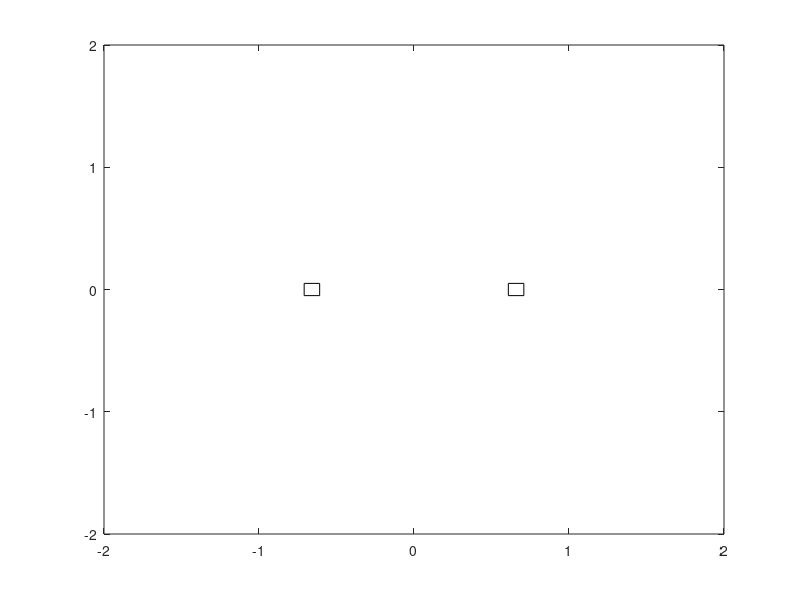

MATLAB code for this plot:
function harmonisch_zweimasseschwinger
    X0 = [-1;1;0;0]; 
    tspan = [0,15];
    [t,X] = ode45(@RechteSeite, tspan, X0);
    
    x1 = X(:,1);
    x2 = X(:,2);
    
    plot(t, x1, "r*", t, x2, "g*");
    
    h1 = figure(1); close(h1); h1 = figure(1);
    
    axis([-2 2 -2 2])
    rect_len = 0.1
    for r = 1:size(t)
        cla
        rectangle("Position", [x1(r)-rect_len/2, -rect_len/2, rect_len, rect_len])
        rectangle("Position", [x2(r)-rect_len/2, -rect_len/2, rect_len, rect_len])
        pause(0.1)
    end
    
end

function dX = RechteSeite(t,X)
    c1 = 1;
    c2 = 1;
    c3 = 1;
    m1 = 1;
    m2 = 1;
    A = [0,0,1,0;
         0,0,0,1;
         ((-c1-c2)/m1),(c2/m1),0,0;
         (c2/m2),((-c2-c3)/m2),0,0];
    dX = A*X;
end